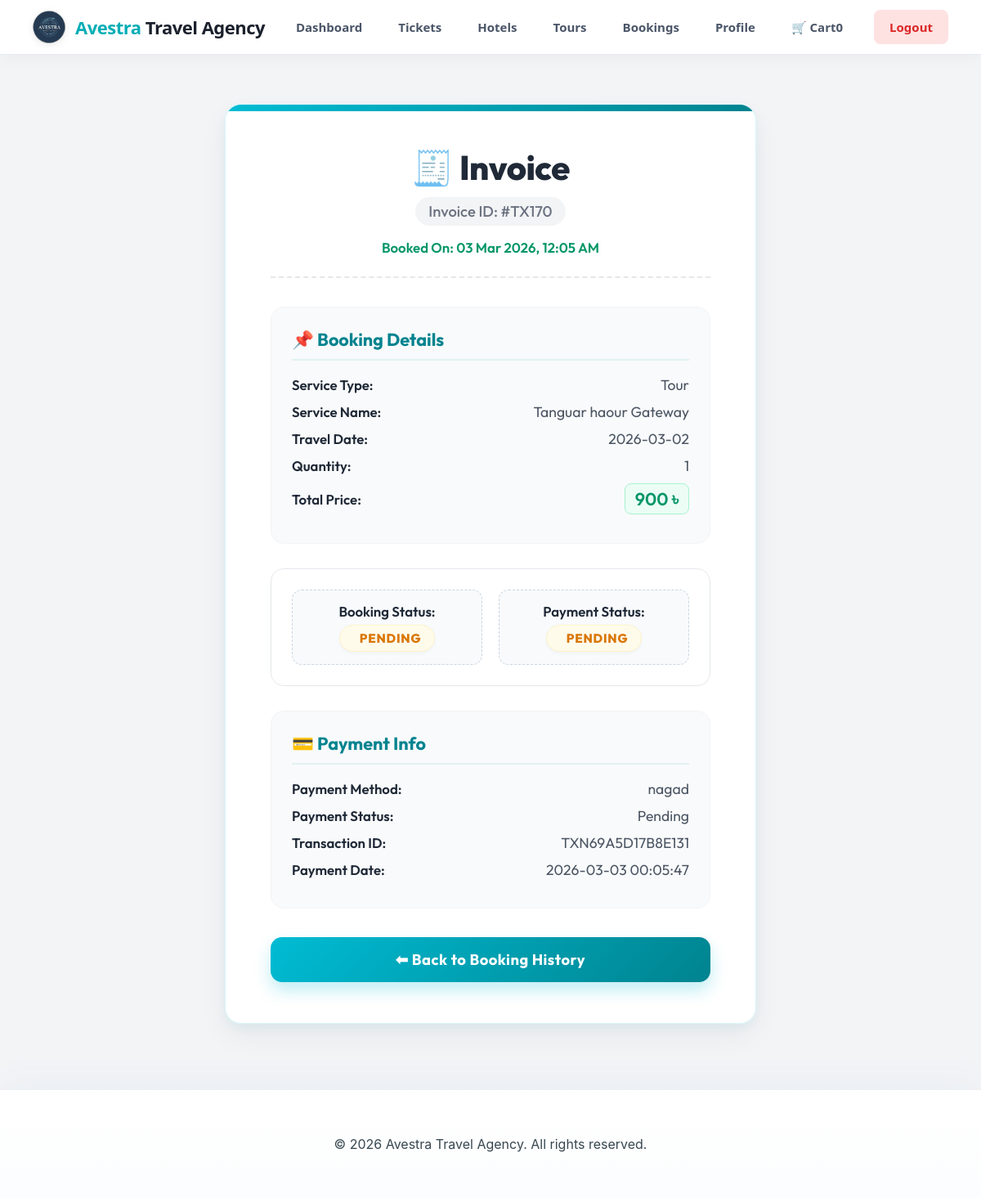
The app's page /User/views/invoice.php?id=70 (signed in) with its own data.
### tables this page shows
CREATE TABLE `bookings` (
  `id` int(11) NOT NULL,
  `user_email` varchar(255) NOT NULL,
  `service_type` varchar(50) NOT NULL,
  `service_name` varchar(255) NOT NULL,
  `travel_date` date NOT NULL,
  `quantity` int(11) NOT NULL,
  `total_price` decimal(10,2) NOT NULL,
  `booking_status` varchar(50) NOT NULL,
  `payment_status` varchar(50) NOT NULL,
  `payment_method` varchar(50) DEFAULT NULL,
  `created_at` datetime NOT NULL
);

CREATE TABLE `payments` (
  `id` int(11) NOT NULL,
  `booking_id` varchar(11) NOT NULL,
  `user_email` varchar(150) NOT NULL,
  `amount` decimal(10,2) NOT NULL,
  `payment_method` varchar(50) NOT NULL,
  `transaction_id` varchar(100) NOT NULL,
  `payment_status` varchar(250) DEFAULT NULL,
  `payment_date` datetime DEFAULT current_timestamp()
);

### User/views/dark_mode.php (called while the page is built, shortened)
<?php
$session_theme_set = isset($_SESSION['user_theme']) || isset($_SESSION['settings']['dark_mode']);
?>

### User/views/invoice.php (the view, shortened to what this page needs)
<?php
include 'dark_mode.php';
include '../database/dbconnection.php';
$booking_id = (int)($_GET['id'] ?? 0);
$email = $_SESSION['email'];
$stmt = $conn->prepare("
    SELECT id, user_email, service_type, service_name, travel_date, quantity, total_price,
           booking_status, payment_status, payment_method, created_at
    FROM bookings
    WHERE id = ? AND user_email = ?
    LIMIT 1
");
$stmt->bind_param("is", $booking_id, $email);
$stmt->execute();
$booking = $stmt->get_result()->fetch_assoc();
$pstmt = $conn->prepare("
    SELECT transaction_id, payment_status, payment_method, payment_date
    FROM payments
    WHERE booking_id = ? AND user_email = ?
    ORDER BY payment_date DESC
    LIMIT 1
");
$pstmt->bind_param("is", $booking_id, $email);
$pstmt->execute();
$payment = $pstmt->get_result()->fetch_assoc();
$booking_status = $booking['booking_status'] ?? 'pending';
$payment_status = $booking['payment_status'] ?? 'unpaid';
$payment_method = $booking['payment_method'] ?? '—';
$txn = $payment['transaction_id'] ?? '—';
$paid_status = $payment['payment_status'] ?? $payment_status;
$paid_method = $payment['payment_method'] ?? $payment_method;
$paid_date = $payment['payment_date'] ?? '—';
?>
<!DOCTYPE html>
<html lang="en">
<head>
    <link rel="stylesheet" href="../styleSheets/user.css">
    <link rel="stylesheet" href="../styleSheets/invoice.css">
    <link rel="stylesheet" href="../styleSheets/user-dark-mode.css">
    <link rel="stylesheet" href="../styleSheets/footer.css">
</head>
<body class="<?= $session_theme_set ? ($is_dark ? 'dark-mode' : 'light-mode') : '' ?>">
<?php include 'nav.php'; ?>
<div class="invoice-container">
    <div class="invoice-header">
        <h2>🧾 Invoice</h2>
        <div class="invoice-id">Invoice ID: #TX<?= 100 + (int)$booking['id'] ?></div>
        <div class="invoice-date">Booked On: <?= htmlspecialchars(date("d M Y, h:i A", strtotime($booking['created_at']))) ?></div>
    </div>
    <div class="invoice-section invoice-details">
        <h3>📌 Booking Details</h3>
        <p><b>Service Type:</b> <?= htmlspecialchars(ucfirst($booking['service_type'])) ?></p>
        <p><b>Service Name:</b> <?= htmlspecialchars($booking['service_name']) ?></p>
        <p><b>Travel Date:</b> <?= htmlspecialchars($booking['travel_date']) ?></p>
        <p><b>Quantity:</b> <?= (int)$booking['quantity'] ?></p>
        <p><b>Total Price:</b> <span style="color:#43a047;font-weight:600;"><?= (float)$booking['total_price'] ?> ৳</span></p>
    </div>
    <div class="invoice-section invoice-status">
        <div>
            <p><b>Booking Status:</b>
                <span class="status-<?= strtolower($booking_status) ?>">
                    <?= htmlspecialchars(ucfirst($booking_status)) ?>
                </span>
            </p>
        </div>
        <div>
            <p><b>Payment Status:</b>
                <span class="status-<?= strtolower($payment_status) ?>">
                    <?php if (strtolower($payment_status) === 'paid' || strtolower($payment_status) === 'success'): ?>
                        <i class="fas fa-check-double"></i> Confirmed
                    <?php elseif (strtolower($payment_status) === 'pending'): ?>
                        <i class="fas fa-hourglass-half"></i> Pending
                    <?php else: ?>
                        <i class="fas fa-exclamation-circle"></i> <?= htmlspecialchars(ucfirst($payment_status)) ?>
                    <?php endif; ?>
                </span>
            </p>
        </div>
    </div>
    <div class="invoice-section">
        <h3>💳 Payment Info</h3>
        <p><b>Payment Method:</b> <?= htmlspecialchars($paid_method) ?></p>
        <p><b>Payment Status:</b> <?= htmlspecialchars(ucfirst($paid_status)) ?></p>
        <p><b>Transaction ID:</b> <?= htmlspecialchars($txn) ?></p>
        <p><b>Payment Date:</b> <?= htmlspecialchars($paid_date) ?></p>
    </div>
    <a href="bookingHistory.php" class="invoice-btn">⬅ Back to Booking History</a>
</div>
</body>
<?php include 'footer.php'; ?>
</html>

### User/styleSheets/user.css (style rules this page uses)
* { box-sizing: border-box; }
body { margin: 0; font-family: 'Segoe UI', Arial, sans-serif; background: #f4f6f8; color: #222; }
h2, h3 { margin-top: 0; color: #00ADB5; }

### User/styleSheets/invoice.css (style rules this page uses)
body { background-color: #f3f4f6; }
.invoice-container { max-width: 650px; margin: 60px auto; background: rgba(255, 255, 255, 0.98); border-radius: 20px; box-shadow: 0 15px 35px rgba(0, 0, 0, 0.05), 0 5px 15px rgba(0, 188, 212, 0.08); padding: 50px 55px; font-family: 'Outfit', sans-serif; position: relative; overflow: hidden; border: 1px solid rgba(0, 188, 212, 0.15); backdrop-filter: blur(10px); animation: fadeInSlideUp 0.6s cubic-bezier(0.16, 1, 0.3, 1); }
.invoice-container::before { content: ''; position: absolute; top: 0; left: 0; width: 100%; height: 8px; background: linear-gradient(90deg, #00bcd4, #00838f, #00bcd4); background-size: 200% auto; animation: gradientShift 3s ease infinite; }
.invoice-header { text-align: center; margin-bottom: 35px; padding-bottom: 25px; border-bottom: 2px dashed #e5e7eb; }
.invoice-header h2 { font-size: 2.6rem; color: #1f2937; margin-bottom: 10px; font-weight: 800; letter-spacing: -0.5px; display: flex; align-items: center; justify-content: center; gap: 12px; }
.invoice-id { color: #6b7280; font-size: 1.15rem; font-weight: 500; margin-bottom: 6px; background: #f3f4f6; display: inline-block; padding: 6px 16px; border-radius: 20px; }
.invoice-date { color: #059669; font-size: 1.05rem; font-weight: 600; margin-top: 10px; }
.invoice-section { margin-bottom: 30px; background: #f9fafb; padding: 25px; border-radius: 16px; border: 1px solid #f3f4f6; transition: transform 0.3s ease, box-shadow 0.3s ease; }
.invoice-section h3 { color: #00838f; font-size: 1.35rem; margin-bottom: 18px; font-weight: 700; display: flex; align-items: center; gap: 8px; border-bottom: 2px solid #e0f2f1; padding-bottom: 10px; }
.invoice-details p, .invoice-section p { margin: 10px 0; color: #4b5563; font-size: 1.1rem; display: flex; justify-content: space-between; align-items: center; }
.invoice-details p b, .invoice-section p b { color: #1f2937; font-weight: 600; font-size: 1.05rem; }
.invoice-details p span[style*="color:#43a047"] { font-size: 1.35rem; color: #059669 !important; background: #ecfdf5; padding: 4px 12px; border-radius: 8px; border: 1px solid #a7f3d0; }
.invoice-status { display: flex; justify-content: space-between; gap: 20px; background: #ffffff; border: 1px solid #e5e7eb; }
.invoice-status div { flex: 1; text-align: center; padding: 15px; background: #f8fafc; border-radius: 12px; border: 1px dashed #cbd5e1; }
.invoice-status p { margin: 0; display: flex; flex-direction: column; align-items: center; gap: 6px; }
.invoice-status p span { font-size: 0.95rem; font-weight: 800; padding: 6px 16px; border-radius: 100px; display: inline-flex; align-items: center; gap: 8px; text-transform: uppercase; letter-spacing: 0.05em; box-shadow: 0 2px 4px rgba(0, 0, 0, 0.03); }
.invoice-status p span.status-pending { color: #d97706 !important; background: #fffbeb !important; border: 1px solid #fef3c7; }
.invoice-btn { display: block; text-align: center; margin-top: 35px; padding: 16px 30px; background: linear-gradient(135deg, #00bcd4 0%, #00838f 100%); color: #ffffff !important; border: none; border-radius: 14px; font-size: 1.15rem; font-weight: 700; text-decoration: none !important; transition: all 0.3s cubic-bezier(0.4, 0, 0.2, 1); box-shadow: 0 10px 20px rgba(0, 188, 212, 0.25); cursor: pointer; font-family: 'Outfit', sans-serif; letter-spacing: 0.5px; }

### records on screen
bookings: 100 + (int)$booking['id'] "170", created_at "03 Mar 2026, 12:05 AM", service_type "Tour", service_name "Tanguar haour Gateway", travel_date "2026-03-02", quantity "1", total_price "900", booking_status "PENDING"
payments: payment_method "nagad", payment_status "Pending", transaction "TXN69A5D17B8E131", payment_date "2026-03-03 00:05:47"
